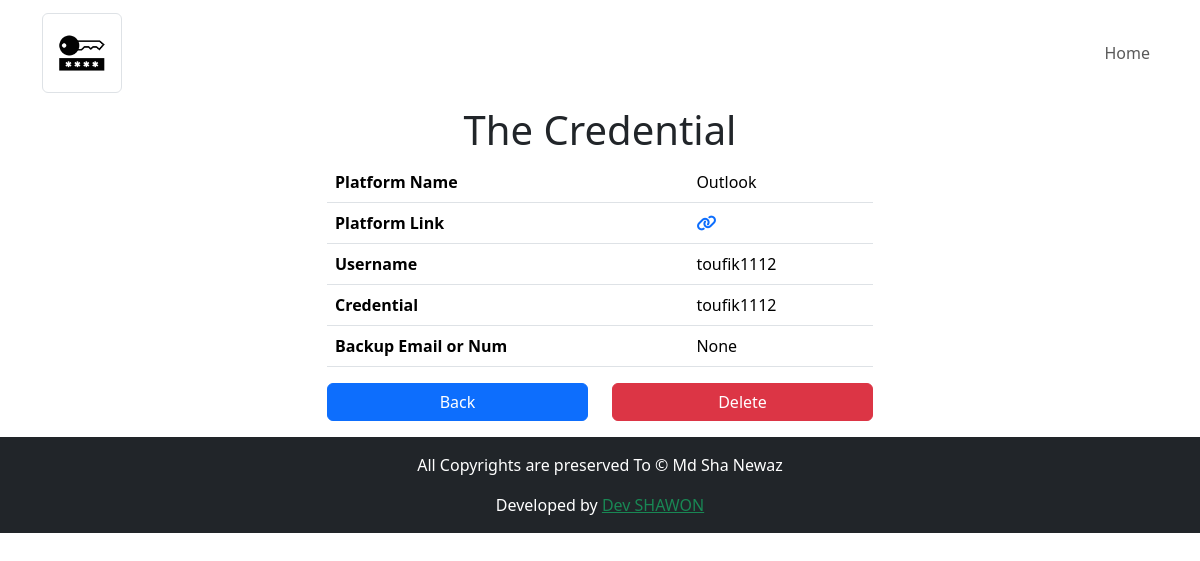
Screenshot of /pass/detail/2/ with the database file from the repository.
### PassApp/models.py (models this page shows, shortened)
class CredentialModel(models.Model):
    platform_name = models.CharField(max_length=100, null=True, blank=True)
    username = models.CharField(max_length=100, null=True, blank=True)
    credential = models.CharField(max_length=100, null=True, blank=True)
    login_link = models.CharField(max_length=1000, null=True, blank=True)
    backup_mail_num = models.CharField(max_length=100, null=True, blank=True)
    creation_date = models.DateTimeField(auto_now_add=True)

### PassApp/views.py (the view)
# urls.py: path('detail/<int:id>/', views.credential_detail_view, name='detail'),
def credential_detail_view(request, id):
    credential = CredentialModel.objects.get(pk=id)
    context =  {
        'credential' : credential,
        'top_text' : 'The Credential',
        'title' : 'Detail',
    }
    return render(request, 'PassApp/detail.html', context=context)

### template/PassApp/detail.html (shortened to what this page needs)
{% extends 'index.html' %}
{% load static %}
{% load crispy_forms_tags %}
{% block body_block %}
    <div class="container">
        <div class="row">
            <div class="col-3"></div>
            <div class="col-md-6">
                <h4 class="text-center display-6">{{ top_text }}</h4>
                <table class="table">
                    <tr>
                        <th>Platform Name</th>
                        <td>{{ credential.platform_name }}</td>
                    </tr>
                    <tr>
                        <th>Platform Link</th>
                        <td><a href="{{ credential.login_link }}" target="_blank"><i class="fas fa-link"></i></a></td>
                    </tr>
                    <tr>
                        <th>Username</th>
                        <td>{{ credential.username }}</td>
                    </tr>
                    <tr>
                        <th>Credential</th>
                        <td>{{ credential.username }}</td>
                    </tr>
                    <tr>
                        <th>Backup Email or Num</th>
                        <td>{{ credential.backup_mail_num }}</td>
                    </tr>
                </table>
                <div class="mb-3 ">
                    <div class="row">
                        <div class="col-6 d-grid gap-2">
                            <a class="btn btn-primary btn-block" href="{% url 'PassApp:profile' %}">Back</a>
                        </div>
                        <div class="col-6 d-grid gap-2">
                            <button type="button" class="btn btn-danger" data-bs-toggle="modal" data-bs-target="#exampleModal">Delete</button>
                        </div>
                    </div>
                </div>
            </div>
        </div>
    </div>
{% endblock %}

### rows the page displays
CredentialModel: platform_name "Outlook", username "toufik1112", backup_mail_num "None"

### other values shown
{{ top_text }} "The Credential"
